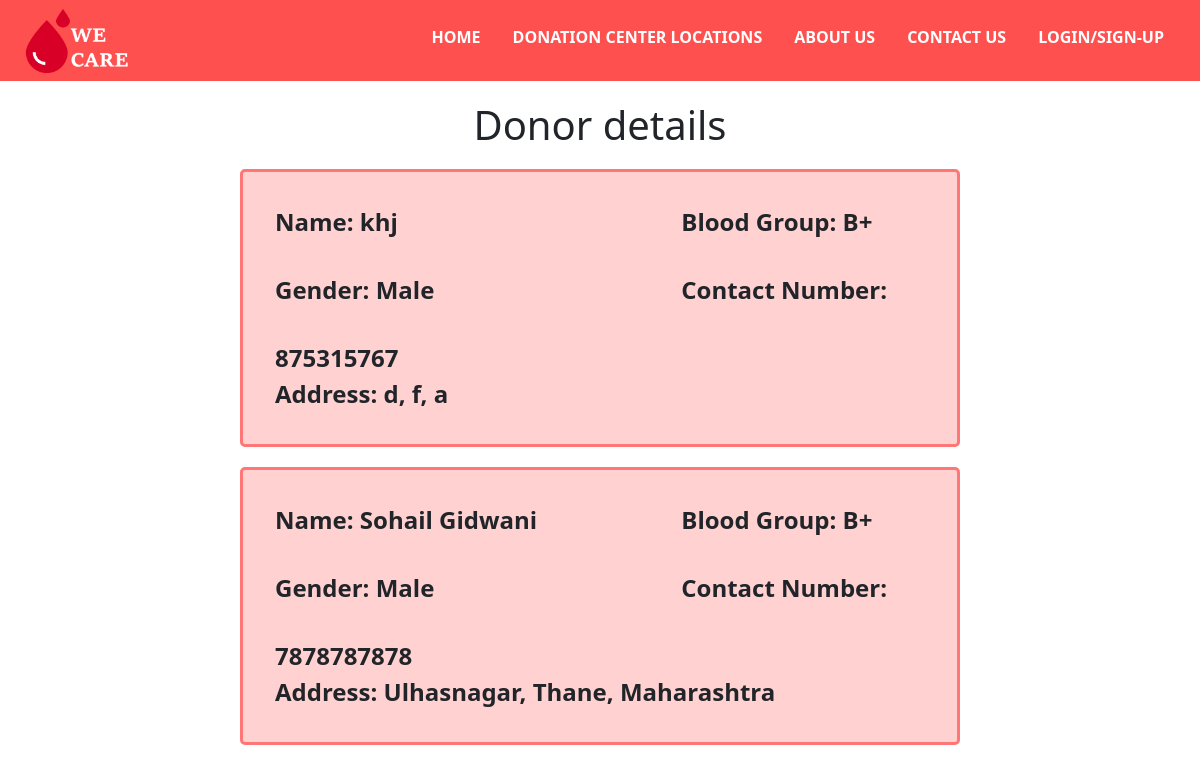
Page /donor_details.php?id=B+ on the committed database.
### tables this page shows
CREATE TABLE `details` (
  `name` varchar(50) NOT NULL,
  `gender` varchar(15) NOT NULL,
  `blood_grp` varchar(10) NOT NULL,
  `aadhaar_no` bigint(12) NOT NULL,
  `date` date NOT NULL,
  `contact_no` bigint(10) NOT NULL,
  `email` varchar(25) NOT NULL,
  `state` varchar(20) NOT NULL,
  `district` varchar(20) NOT NULL,
  `city` varchar(20) NOT NULL
);

### donor_details.php (the view, shortened to what this page needs)
<!DOCTYPE html>
<html lang="en">
<head>
	<link href="https://cdn.jsdelivr.net/npm/bootstrap@5.0.2/dist/css/bootstrap.min.css" rel="stylesheet">
    <link rel="stylesheet" href="style.css">
	<link rel="stylesheet" href="donor.css">
</head>
<body>
	<header>
<?php
	include "navbar.php";
	?>
	</header>
	<?php
	include "config.php";
	$pasta = $_GET['id'] ;
	$sql = "SELECT * from details where blood_grp = '$pasta' ";
	$result=mysqli_query($conn,$sql);
	$rows=mysqli_fetch_assoc($result);
	?>
	<h1>Donor details</h1>
 				<?php
                    do{
                ?>
		<div class="pizza">
		<span id="namee" class="det">Name: <?php echo $rows['name'] ?></span>
		<span class="det">Blood Group: <?php echo $rows['blood_grp']?></span> <br>
		<span id="genderr" class="det">Gender: <?php echo $rows['gender'] ?></span>
		<span id="num" class="det">Contact Number: <?php echo $rows['contact_no'] ?></span>
		<div id="addr" class="det">Address: <?php echo $rows['city'].",&nbsp;";
	 								echo $rows['district'].",&nbsp;";
	 								echo $rows['state']?></div>
	</div>
	<?php
                    }while($rows=mysqli_fetch_assoc($result))
                ?>
</body>
</html>

### style.css (style rules this page uses)
body { overflow-x: hidden; top: 0px !important; }
header { background-color: rgb(255, 80, 80); color: white; }

### donor.css (style rules this page uses)
h1 { text-align: center; margin-top: 20px; margin-bottom: 20px; }
.pizza { background-color: rgb(255, 209, 209) ; width: 60%; margin: auto; margin-bottom: 20px; font-size: 1.5rem; padding-left:2rem ; padding-top: 2rem; font-weight: bold; border-radius: 5px; border: 3px solid #ff7676; }
#namee,#genderr { display: inline-block; width: 25rem; }
.det { padding-bottom: 2rem; }

### rows in the picture
details: name "khj", blood_grp "B+", gender "Male", contact_no "875315767", city "d", district "f", state "a"
details: name "Sohail Gidwani", blood_grp "B+", gender "Male", contact_no "7878787878", city "Ulhasnagar", district "Thane", state "Maharashtra"
